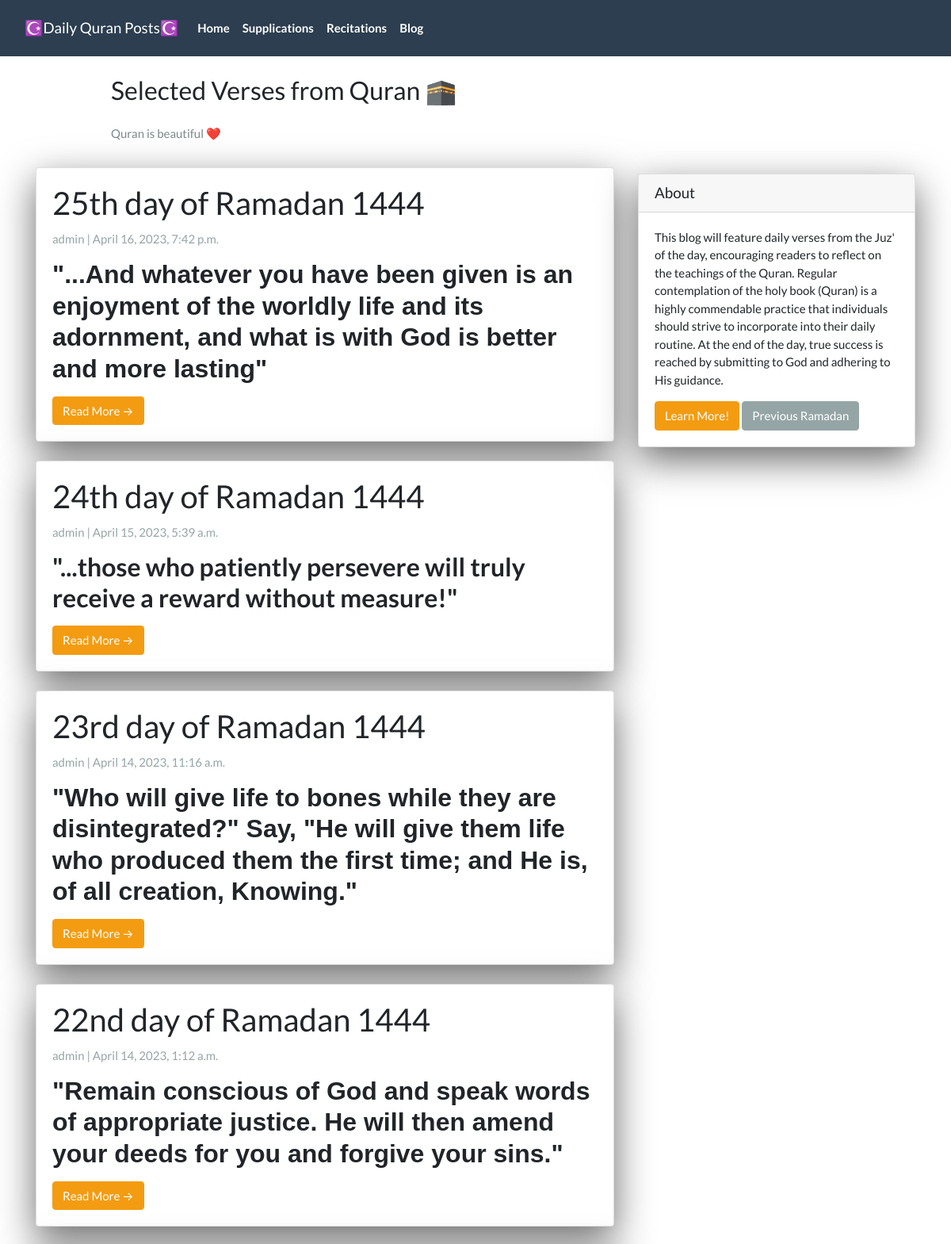
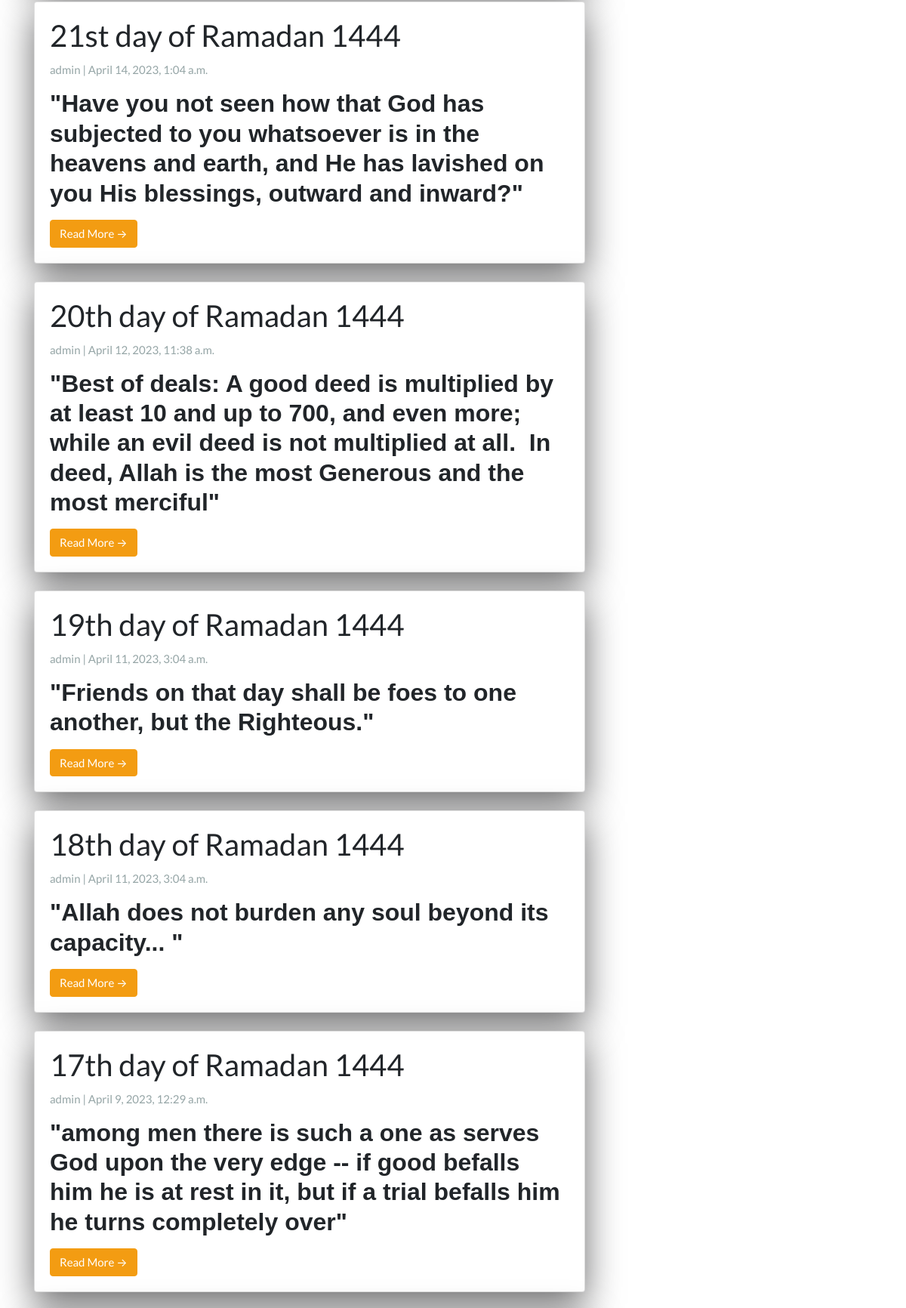
The page / (upper part) on the database its author committed (2 pictures, top to bottom).
### App/models.py (models this page shows, shortened)
class Post(models.Model):
  title =  models.CharField(max_length=200, unique=True)
  slug =   models.SlugField(max_length=200, unique=True)
  author = models.ForeignKey(User, on_delete=models.CASCADE, related_name='blog_posts')
  created_on = models.DateTimeField(auto_now_add=True)
  updated_on = models.DateTimeField(auto_now=True)
  summary = RichTextField(blank=True, null=True)
  content = RichTextField(blank=True, null=True)
  video_link = EmbedVideoField(blank=True, null=True)
  status = models.IntegerField(choices=STATUS, default=0)
  class Meta:
    ordering = ['-created_on']

### App/views.py (the view)
# urls.py: path('',                PostList.as_view(),           name="home"),
class PostList(generic.ListView):
  queryset = Post.objects.filter(status=1).order_by('-created_on')
  template_name = 'index.html'

### App/templates/index.html (shortened to what this page needs)
{% extends "base.html" %}
{% block content %}
<header class="masthead">
  <div class="container">
    <div class="row">
      <div class=" col-md-8 col-md-10 mx-auto">
        <div class="site-heading">
          <h3 class=" site-heading my-4 mt-3 text-black">Selected Verses from Quran 🕋</h3>
          <p class="text-dark">Quran is beautiful ❤️</p>
        </div>
      </div>
    </div>
  </div>
</header>
<div class="container">
  <div class="row">
    <div class="col-md-8 mt-3 left">
      {% for post in post_list %}
      <div class="card mb-4">
        <div class="card-body">
          <h2 class="card-title">{{ post.title }}</h2>
          <p class="card-text text-muted h6">{{ post.author }} | {{ post.created_on}} </p>
          <p class="card-text">{{post.summary | safe}}</p>
          <a href="{% url 'post_detail' post.slug  %}" class="btn btn-warning">Read More &RightArrow;</a>
        </div>
      </div>
      {% endfor %}
    </div>
    {% block sidebar %}
    {% include 'sidebar.html' %}
    {% endblock sidebar %}
  </div>
</div>
{%endblock%}

### App/templates/sidebar.html (style rules this page uses)
.card { box-shadow: 0 16px 48px #6a6a6b; }

### rows shown on the page
Post: title "25th day of Ramadan 1444", author "admin", created_on "April 16, 2023, 7:42 p.m.", summary "\"...And whatever you have been given is an enjoyment of the worldly life and its adornment, and what is with God is better and more lasting\""
Post: title "24th day of Ramadan 1444", author "admin", created_on "April 15, 2023, 5:39 a.m.", summary "\"...those who patiently persevere will truly receive a reward without measure!\""
Post: title "23rd day of Ramadan 1444", author "admin", created_on "April 14, 2023, 11:16 a.m.", summary "\"Who will give life to bones while they are disintegrated?\" Say, \"He will give them life who produced them the first time; and He is, of all creation, Knowing.\""
Post: title "22nd day of Ramadan 1444", author "admin", created_on "April 14, 2023, 1:12 a.m.", summary "\"Remain conscious of God and speak words of appropriate justice. He will then amend your deeds for you and forgive your sins.\""
Post: title "21st day of Ramadan 1444", author "admin", created_on "April 14, 2023, 1:04 a.m.", summary "\"Have you not seen how that God has subjected to you whatsoever is in the heavens and earth, and He has lavished on you His blessings, outward and inward?\""
Post: title "20th day of Ramadan 1444", author "admin", created_on "April 12, 2023, 11:38 a.m.", summary "\"Best of deals: A good deed is multiplied by at least 10 and up to 700, and even more; while an evil deed is not multiplied at all. In deed, Allah is the most Generous and the most merciful\""
Post: title "19th day of Ramadan 1444", author "admin", created_on "April 11, 2023, 3:04 a.m.", summary "\"Friends on that day shall be foes to one another, but the Righteous.\""
Post: title "18th day of Ramadan 1444", author "admin", created_on "April 11, 2023, 3:04 a.m.", summary "\"Allah does not burden any soul beyond its capacity... \""
Post: title "17th day of Ramadan 1444", author "admin", created_on "April 9, 2023, 12:29 a.m.", summary "\"among men there is such a one as serves God upon the very edge -- if good befalls him he is at rest in it, but if a trial befalls him he turns completely over\""
